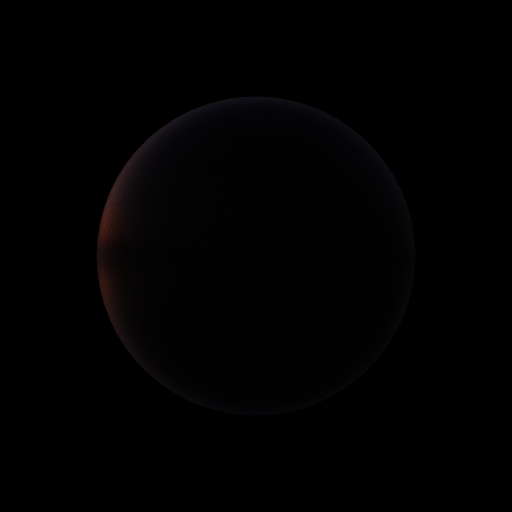
#> input picture validation_tests/disney/diff_abl_clearcoat/abs_diff.png, 512 x 512 px
$ python analyze_furnace.py diff_abl_clearcoat/abs_diff.png diff_abl_clearcoat/false_color.png
#> lines starting #> are read from the running program, lines starting #| are printed output that depends on the picture; after the words box and inside, x2 and y2 are one past the last pixel; in counts of white or black regions, pixels touching at a corner belong together; long printed decimals are rounded
r"""
analyze_furnace.py
Disney white-furnace analyzer. For each furnace_*.xml render, masks the sphere
pixels with an analytic ray-sphere test, reports mean reflectance, and (if a
matching ref_*.exr is present) shows our_mean / ref_mean per channel.

The white furnace doesn't say "Disney must integrate to 1" — Burley diffuse and
single-scatter GGX both deviate from 1 by design. It DOES say "our deviation
must match Mitsuba's deviation". That's the apples-to-apples test.

Usage:
    python analyze_furnace.py snapshot_512.exr [ref_furnace_*.exr]
"""

import sys
import os

# Must be set before cv2 import — conda OpenCV ships EXR disabled by default.
os.environ.setdefault("OPENCV_IO_ENABLE_OPENEXR", "1")

import numpy as np


def load_exr(path):
#> called with path = 'diff_abl_clearcoat/abs_diff.png'
    import cv2
    raw = cv2.imread(path, cv2.IMREAD_UNCHANGED | cv2.IMREAD_ANYDEPTH)
#> raw is the input picture: shape (512, 512, 3); mean B, G, R 1.3, 1, 1.3
    if raw is None:
        print(f"ERROR: could not load {path}")
        sys.exit(1)
    return raw[..., :3][..., ::-1].astype(np.float32)
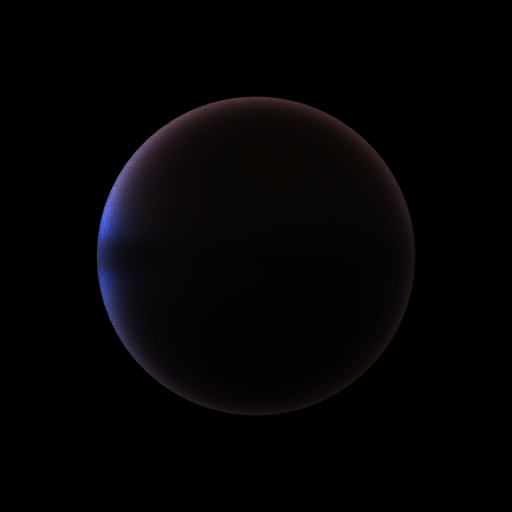
#> returned value: shape (512, 512, 3) float32; mean of channels 0, 1, 2 1.3, 1, 1.3; drawn with min black and max white


def sphere_mask(W, H, fov_deg=45.0, cam_pos=(0, 0, 4), sphere_R=1.0):
    """Pixels whose camera ray hits the unit sphere at origin.
    Matches the cmp_*.xml camera: look_at origin=(0,0,4) target=(0,0,0) up=(0,1,0)."""
    fy = np.tan(np.deg2rad(fov_deg) / 2.0)
    fx = fy * (W / H)
    j, i = np.meshgrid(np.arange(H), np.arange(W), indexing="ij")
    u = (i + 0.5) / W * 2.0 - 1.0
    v = 1.0 - (j + 0.5) / H * 2.0
    dx, dy, dz = u * fx, v * fy, -np.ones_like(u)
    n = np.sqrt(dx * dx + dy * dy + dz * dz)
    dx /= n; dy /= n; dz /= n
    cx, cy, cz = cam_pos
    b = cx * dx + cy * dy + cz * dz
    c = cx * cx + cy * cy + cz * cz - sphere_R * sphere_R
    return (b * b - c) > 0.0


def stats_on_mask(img, mask):
    pixels = img[mask]
    return {
        "n": int(mask.sum()),
        "mean": pixels.mean(axis=0),
        "min": pixels.min(axis=0),
        "max": pixels.max(axis=0),
        "lum_mean": float((0.2126 * pixels[:, 0] + 0.7152 * pixels[:, 1] + 0.0722 * pixels[:, 2]).mean()),
    }


def main():
    if len(sys.argv) < 2:
        print(__doc__)
        sys.exit(1)

    ours_path = sys.argv[1]
    ref_path = sys.argv[2] if len(sys.argv) > 2 else None

    ours = load_exr(ours_path)
    H, W = ours.shape[:2]
#> H = 512; W = 512
    mask = sphere_mask(W, H)

    print(f"Image          : {W} x {H}    sphere pixels = {int(mask.sum())} / {W*H}")
#| Image          : 512 x 512    sphere pixels = 80012 / 262144
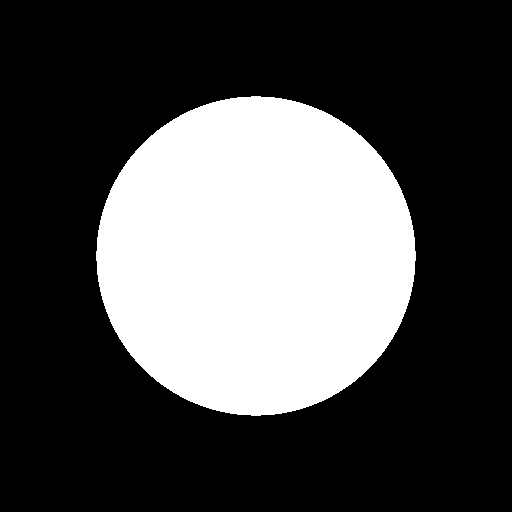
#> mask: shape (512, 512) bool; 30.5% white; 1 white region, box (x1, y1, x2, y2) and area: (96, 96, 416, 416) 80012
    print()

    s = stats_on_mask(ours, mask)
#> s = {'n': 80012, 'mean': [4.4, 3.39, 4.41], 'min': [0, 1, 1], 'max': [81, 38, 41], 'lum_mean': 3.68}
    print(f"[ours]   {ours_path}")
    print(f"  sphere mean R,G,B = {s['mean']}")
#|   sphere mean R,G,B = [4.400 3.390  4.412 ]
    print(f"  luminance mean    = {s['lum_mean']:.4f}")
#|   luminance mean    = 3.6782
    print(f"  range R,G,B  min={s['min']}  max={s['max']}")
#|   range R,G,B  min=[0. 1. 1.]  max=[81. 38. 41.]
    print()

    if ref_path:
        ref = load_exr(ref_path)
#> call 2 of load_exr, with path = 'diff_abl_clearcoat/false_color.png'
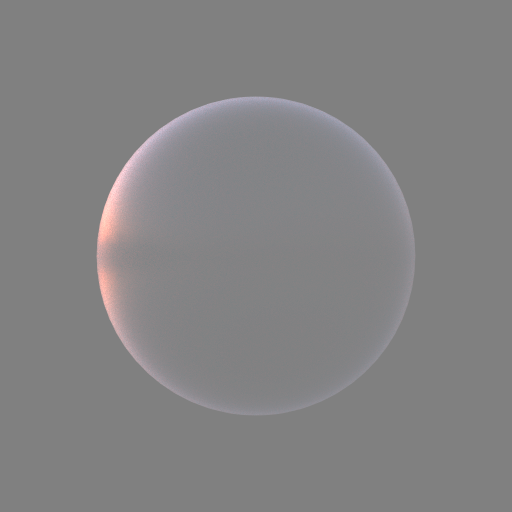
#> input picture validation_tests/disney/diff_abl_clearcoat/false_color.png, 512 x 512 px
#> in load_exr, raw is the input picture: shape (512, 512, 3); mean B, G, R 131.2, 130.4, 131.2
        if ref.shape != ours.shape:
            print(f"WARN: shape mismatch ours={ours.shape} ref={ref.shape}; reslicing mask")
            mask_ref = sphere_mask(ref.shape[1], ref.shape[0])
            r = stats_on_mask(ref, mask_ref)
        else:
            r = stats_on_mask(ref, mask)
#> r = {'n': 80012, 'mean': [138.3, 135.8, 138.5], 'min': [122, 129, 130], 'max': [255, 224, 230], 'lum_mean': 136.6}

        print(f"[ref]    {ref_path}")
        print(f"  sphere mean R,G,B = {r['mean']}")
#|   sphere mean R,G,B = [138.3432  135.842 138.549]
        print(f"  luminance mean    = {r['lum_mean']:.4f}")
#|   luminance mean    = 136.5689
        print()

        ratio = s["mean"] / np.maximum(r["mean"], 1e-10)
#> ratio = [0.0318, 0.025, 0.0318]
        lum_ratio = s["lum_mean"] / max(r["lum_mean"], 1e-10)
#> lum_ratio = 0.0269
        print(f"[ratio = ours / ref]")
        print(f"  R = {ratio[0]:.4f}    G = {ratio[1]:.4f}    B = {ratio[2]:.4f}")
#|   R = 0.0318    G = 0.0250    B = 0.0318
        print(f"  Luminance ratio   = {lum_ratio:.4f}")
#|   Luminance ratio   = 0.0269
        print()

        # Verdict
        max_dev = max(abs(ratio - 1.0).max(), abs(lum_ratio - 1.0))
#> max_dev = 0.975
        if max_dev < 0.02:
            print(f"  PASS  max channel deviation = {max_dev*100:.2f}% (<2%)")
        elif max_dev < 0.05:
            print(f"  CLOSE max channel deviation = {max_dev*100:.2f}% (<5%); investigate if cmp_*.xml also off")
        else:
            print(f"  FAIL  max channel deviation = {max_dev*100:.2f}% (>=5%); BRDF math diverges from Mitsuba")
#|   FAIL  max channel deviation = 97.50% (>=5%); BRDF math diverges from Mitsuba


if __name__ == "__main__":
    main()
